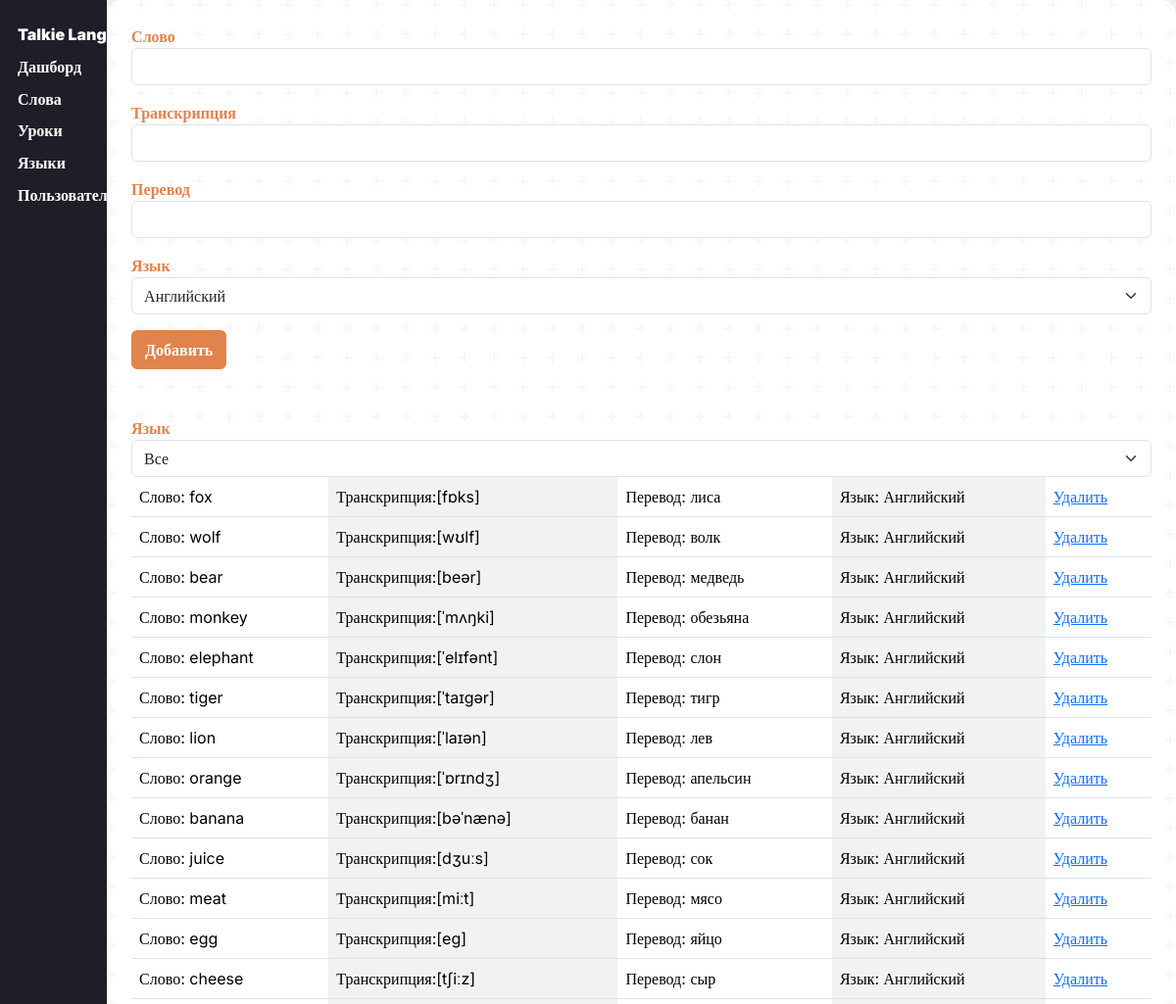
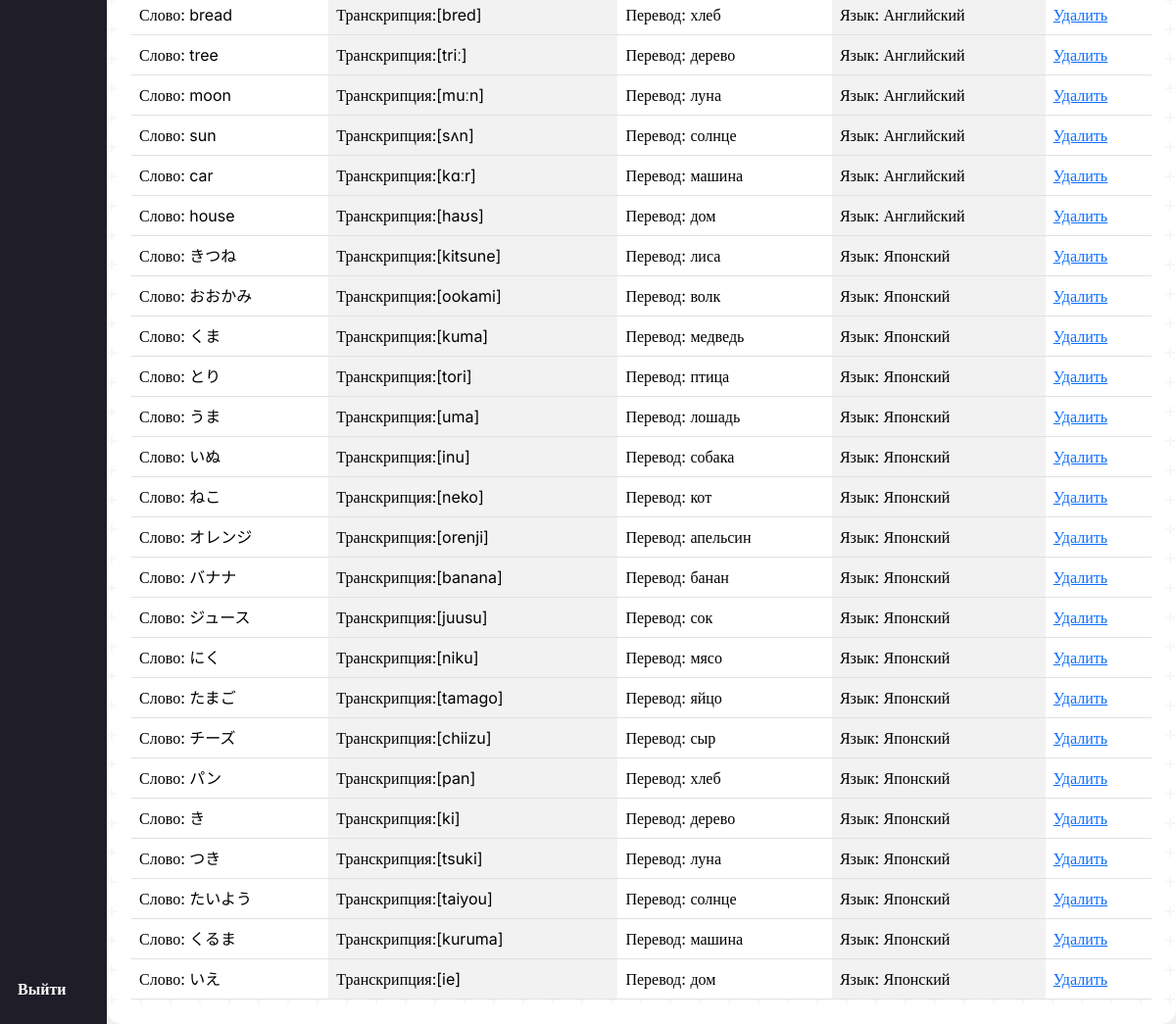
/admin/words/index.php, run on the app's committed database (2 pictures, top to bottom).
### tables this page shows
CREATE TABLE `words` (
  `word_id` int(11) NOT NULL,
  `word_name` varchar(100) NOT NULL,
  `word_transcription` varchar(100) DEFAULT NULL,
  `word_translate` varchar(100) NOT NULL,
  `lang_id` int(11) NOT NULL DEFAULT 1
);

CREATE TABLE `langs` (
  `lang_id` int(11) NOT NULL,
  `lang_name` text NOT NULL
);

### admin/words/index.php (the view, shortened to what this page needs)
<?php
require "../../connection-db.php";
$filter = $_POST["filter"] ?? -1;
$sql = "select * from words join langs on langs.lang_id = words.lang_id where 1";
$sql .= " order by words.lang_id ASC, word_id DESC";
$words = mysqli_fetch_all(mysqli_query($conn, $sql), MYSQLI_ASSOC);
$langs = mysqli_fetch_all(mysqli_query($conn, "select * from langs"));
?>
<!DOCTYPE html>
<html lang="en">
<?php include "../../components/head-admin.php"; ?>
<body>
    <?php include "../../components/header-admin.php"; ?>
    <main class="container">
        <form action="addWord.php" method="post">
            <div class="mb-3">
                <label for="login" class="form-label">Слово</label>
                <input type="text" class="form-control" id="login" aria-describedby="login" name="name" required>
            </div>
            <div class="mb-3">
                <label for="email" class="form-label">Транскрипция</label>
                <input type="text" class="form-control" id="email" aria-describedby="email" name="transcription" required>
            </div>
            <div class="mb-3">
                <label for="password" class="form-label">Перевод</label>
                <input type="text" class="form-control" id="password" name="translate" required>
            </div>
            <div class="mb-3">
                <label for="lang" class="form-label">Язык</label>
                <select name="lang" id="lang" class="form-select">
                    <?php foreach ($langs as $lang): ?>
                        <option value="<?= $lang[0] ?>">
                            <?= $lang[1] ?>
                        </option>
                    <?php endforeach; ?>
                </select>
            </div>
            <button name="add" type="submit" class="btn">Добавить</button>
        </form>
        <form action="" method="post" class="mt-5">
            <label for="filter">Язык</label>
            <select name="filter" id="filter" class="form-select">
                <option value="-1" <?= $filter == -1 ? "selected" : "" ?>>Все</option>
            </select>
        </form>
        <table class="table table-striped-columns">
            <?php foreach ($words as $word): ?>
                <tr>
                    <td>Слово: <?= $word["word_name"] ?></td>
                    <td>Транскрипция:<?= $word["word_transcription"] ?></td>
                    <td>Перевод: <?= $word["word_translate"] ?></td>
                    <td>Язык: <?= $word["lang_name"] ?></td>
                    <td><a href="del.php?id=<?= $word["word_id"] ?>">Удалить</a></td>
                </tr>
            <?php endforeach; ?>
        </table>
    </main>
</body>
</html>

### css/style.css (style rules this page uses)
* { transition: 0.15s ease-out; }
:root { --main-color: #e0834d; --main-color-shadow: #c06b3a; --main-color-light: rgb(235, 155, 109); --green-color: #4de06d; --green-color-shadow: #2db64b; --red-color: #e0524d; --red-color-shadow: #b6362d; --bg-color: #0f0f0f; --bg-secondary: #1a1a1a; --gray-color: #a38a7a; --gray-color-light: #d3c2b6; }
body { font-family: inter; }
body { background: #f0f0f0; }
.container { min-height: 88vh; box-shadow: 0px 0px 100px #f5f5f5; margin-top: 10px; border-radius: 15px; padding-left: 25px; padding-right: 25px; background-color: white; }
label { font-weight: 900; color: #e0834d; }
.btn { background: #e0834d; color: white; box-sizing: border-box; border: 2px #e0834d solid; font-weight: 900; }
main { padding: 25px 0; }

### css/admin.css (style rules this page uses)
* { margin: 0 !important; box-sizing: border-box; }
:root { --main-color: #e0834d; --main-color-shadow: #c06b3a; --main-color-light: rgb(235, 155, 109); --green-color: #4de06d; --green-color-shadow: #2db64b; --red-color: #e0524d; --red-color-shadow: #b6362d; --bg-color: #0f0f0f; --bg-secondary: #1f1d27; --gray-color: #a38a7a; --gray-color-light: #d3c2b6; }
body { display: grid; grid-template-columns: 1fr 10fr; min-height: 100vh; }
.container { box-shadow: none; max-width: 100%; min-height: 100%; overflow-x: hidden; }

### data on the page
words: word_name "fox", word_transcription "[fɒks]", word_translate "лиса", lang.lang_name "Английский"
words: word_name "wolf", word_transcription "[wʊlf]", word_translate "волк", lang.lang_name "Английский"
words: word_name "bear", word_transcription "[beər]", word_translate "медведь", lang.lang_name "Английский"
words: word_name "monkey", word_transcription "[ˈmʌŋki]", word_translate "обезьяна", lang.lang_name "Английский"
words: word_name "elephant", word_transcription "[ˈelɪfənt]", word_translate "слон", lang.lang_name "Английский"
words: word_name "tiger", word_transcription "[ˈtaɪɡər]", word_translate "тигр", lang.lang_name "Английский"
words: word_name "lion", word_transcription "[ˈlaɪən]", word_translate "лев", lang.lang_name "Английский"
words: word_name "orange", word_transcription "[ˈɒrɪndʒ]", word_translate "апельсин", lang.lang_name "Английский"
words: word_name "banana", word_transcription "[bəˈnænə]", word_translate "банан", lang.lang_name "Английский"
words: word_name "juice", word_transcription "[dʒuːs]", word_translate "сок", lang.lang_name "Английский"
words: word_name "meat", word_transcription "[miːt]", word_translate "мясо", lang.lang_name "Английский"
words: word_name "egg", word_transcription "[eɡ]", word_translate "яйцо", lang.lang_name "Английский"
words: word_name "cheese", word_transcription "[tʃiːz]", word_translate "сыр", lang.lang_name "Английский"
words: word_name "bread", word_transcription "[bred]", word_translate "хлеб", lang.lang_name "Английский"
words: word_name "tree", word_transcription "[triː]", word_translate "дерево", lang.lang_name "Английский"
words: word_name "moon", word_transcription "[muːn]", word_translate "луна", lang.lang_name "Английский"
words: word_name "sun", word_transcription "[sʌn]", word_translate "солнце", lang.lang_name "Английский"
words: word_name "car", word_transcription "[kɑːr]", word_translate "машина", lang.lang_name "Английский"
words: word_name "house", word_transcription "[haʊs]", word_translate "дом", lang.lang_name "Английский"
words: word_name "きつね", word_transcription "[kitsune]", word_translate "лиса", lang.lang_name "Японский"
words: word_name "おおかみ", word_transcription "[ookami]", word_translate "волк", lang.lang_name "Японский"
words: word_name "くま", word_transcription "[kuma]", word_translate "медведь", lang.lang_name "Японский"
words: word_name "とり", word_transcription "[tori]", word_translate "птица", lang.lang_name "Японский"
words: word_name "うま", word_transcription "[uma]", word_translate "лошадь", lang.lang_name "Японский"
words: word_name "いぬ", word_transcription "[inu]", word_translate "собака", lang.lang_name "Японский"
words: word_name "ねこ", word_transcription "[neko]", word_translate "кот", lang.lang_name "Японский"
words: word_name "オレンジ", word_transcription "[orenji]", word_translate "апельсин", lang.lang_name "Японский"
words: word_name "バナナ", word_transcription "[banana]", word_translate "банан", lang.lang_name "Японский"
words: word_name "ジュース", word_transcription "[juusu]", word_translate "сок", lang.lang_name "Японский"
words: word_name "にく", word_transcription "[niku]", word_translate "мясо", lang.lang_name "Японский"
words: word_name "たまご", word_transcription "[tamago]", word_translate "яйцо", lang.lang_name "Японский"
words: word_name "チーズ", word_transcription "[chiizu]", word_translate "сыр", lang.lang_name "Японский"
words: word_name "パン", word_transcription "[pan]", word_translate "хлеб", lang.lang_name "Японский"
words: word_name "き", word_transcription "[ki]", word_translate "дерево", lang.lang_name "Японский"
words: word_name "つき", word_transcription "[tsuki]", word_translate "луна", lang.lang_name "Японский"
words: word_name "たいよう", word_transcription "[taiyou]", word_translate "солнце", lang.lang_name "Японский"
words: word_name "くるま", word_transcription "[kuruma]", word_translate "машина", lang.lang_name "Японский"
words: word_name "いえ", word_transcription "[ie]", word_translate "дом", lang.lang_name "Японский"

### other printed values
form field lang "Английский"
